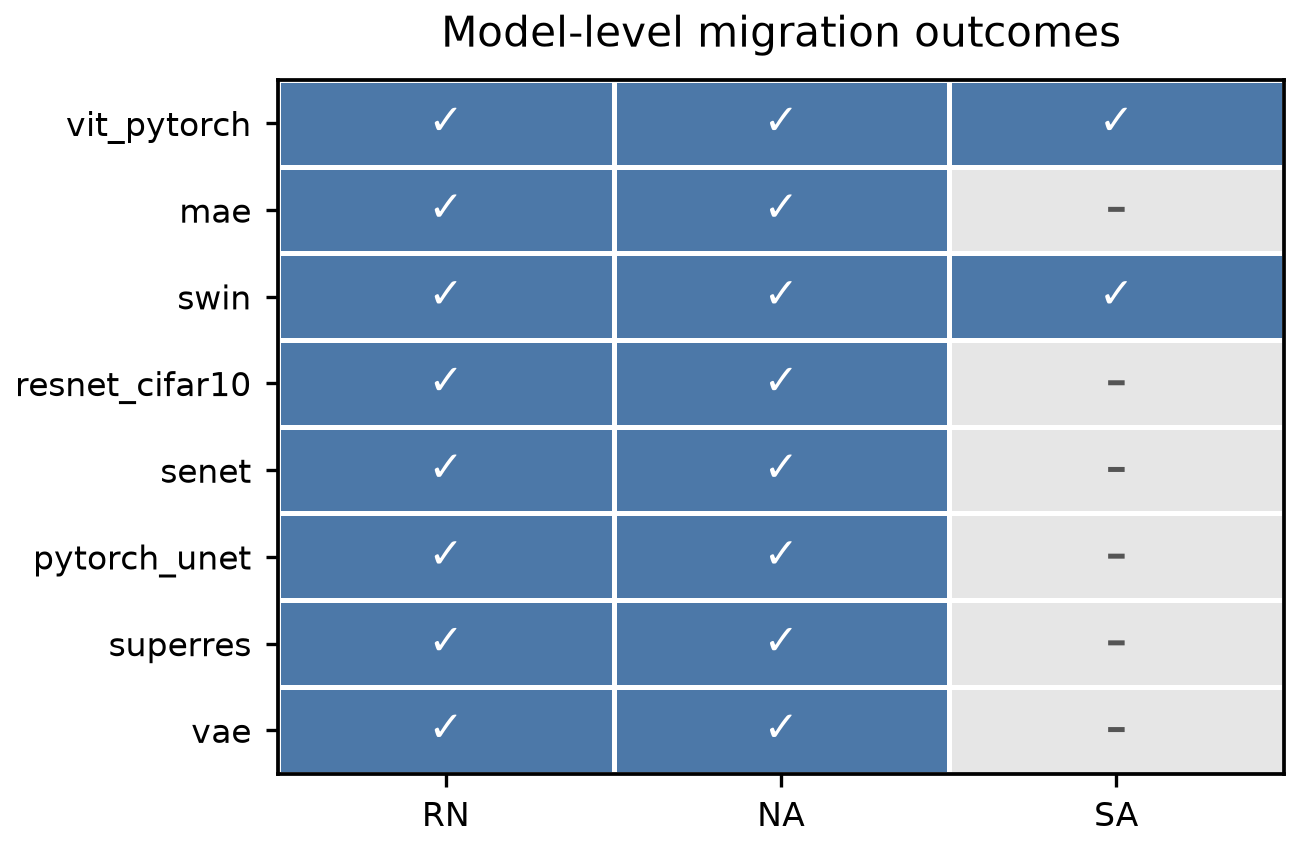

The script that saved this image:
from __future__ import annotations

import csv
from pathlib import Path

import matplotlib.pyplot as plt
import numpy as np
from matplotlib.colors import ListedColormap

rows = list(csv.DictReader((Path(__file__).resolve().parent / "models.csv").open()))
case_order = ["vit_pytorch", "mae", "swin", "resnet_cifar10", "senet", "pytorch_unet", "superres", "vae"]
metric_order = ["RN", "NA", "SA"]
values = {(row["case"], row["metric"]): int(row["value"]) for row in rows}
matrix = np.array([[values.get((case, metric), 0) for metric in metric_order] for case in case_order])

plt.rcParams.update({
    "font.family": "sans-serif",
    "font.sans-serif": ["DejaVu Sans", "Arial", "Helvetica"],
    "font.size": 9,
    "axes.titlesize": 10,
    "axes.titlepad": 8,
    "axes.labelsize": 9,
    "xtick.labelsize": 8,
    "ytick.labelsize": 8,
    "axes.linewidth": 0.9,
})
fig, ax = plt.subplots(figsize=(4.5, 3.0))
cmap = ListedColormap(["#E6E6E6", "#4C78A8"])
ax.imshow(matrix, cmap=cmap, vmin=0, vmax=1, aspect="auto")
ax.set_xticks(range(len(metric_order)))
ax.set_xticklabels(metric_order, rotation=0)
ax.set_yticks(range(len(case_order)))
ax.set_yticklabels(case_order)
ax.set_title("Model-level migration outcomes")
for y in range(matrix.shape[0]):
    for x in range(matrix.shape[1]):
        text = "✓" if matrix[y, x] else "–"
        color = "white" if matrix[y, x] else "#555555"
        ax.text(x, y, text, ha="center", va="center", fontsize=10, color=color, fontweight="bold")
ax.set_xticks(np.arange(-0.5, len(metric_order), 1), minor=True)
ax.set_yticks(np.arange(-0.5, len(case_order), 1), minor=True)
ax.grid(which="minor", color="white", linestyle="-", linewidth=1.2)
ax.tick_params(which="minor", bottom=False, left=False)
ax.tick_params(direction="out", length=3)
fig.tight_layout()
fig.savefig("plot.png", dpi=300, bbox_inches="tight", pad_inches=0.05)
